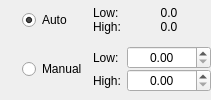
            <widget class="QWidget" name="widget_20" native="true">
             <layout class="QHBoxLayout" name="horizontalLayout_4">
              <property name="leftMargin">
               <number>0</number>
              </property>
              <property name="topMargin">
               <number>0</number>
              </property>
              <property name="rightMargin">
               <number>0</number>
              </property>
              <property name="bottomMargin">
               <number>0</number>
              </property>
              <item>
               <spacer name="horizontalSpacer_15">
                <property name="orientation">
                 <enum>Qt::Horizontal</enum>
                </property>
                <property name="sizeType">
                 <enum>QSizePolicy::Expanding</enum>
                </property>
                <property name="sizeHint" stdset="0">
                 <size>
                  <width>0</width>
                  <height>20</height>
                 </size>
                </property>
               </spacer>
              </item>
              <item>
               <widget class="QWidget" name="depthAutoManualWidget" native="true">
                <layout class="QGridLayout" name="gridLayout_4">
                 <property name="leftMargin">
                  <number>0</number>
                 </property>
                 <property name="topMargin">
                  <number>0</number>
                 </property>
                 <property name="rightMargin">
                  <number>0</number>
                 </property>
                 <property name="bottomMargin">
                  <number>0</number>
                 </property>
                 <item row="0" column="2">
                  <widget class="QWidget" name="depthAutoWidget" native="true">
                   <layout class="QGridLayout" name="gridLayout_7">
                    <property name="leftMargin">
                     <number>0</number>
                    </property>
                    <property name="topMargin">
                     <number>0</number>
                    </property>
                    <property name="rightMargin">
                     <number>0</number>
                    </property>
                    <property name="bottomMargin">
                     <number>0</number>
                    </property>
                    <property name="verticalSpacing">
                     <number>0</number>
                    </property>
                    <item row="1" column="1">
                     <widget class="QLabel" name="highDepthAutoValueLabel2">
                      <property name="sizePolicy">
                       <sizepolicy hsizetype="Expanding" vsizetype="Preferred">
                        <horstretch>0</horstretch>
                        <verstretch>0</verstretch>
                       </sizepolicy>
                      </property>
                      <property name="text">
                       <string>0.0</string>
                      </property>
                      <property name="alignment">
                       <set>Qt::AlignCenter</set>
                      </property>
                     </widget>
                    </item>
                    <item row="0" column="1">
                     <widget class="QLabel" name="lowDepthAutoValueLabel2">
                      <property name="sizePolicy">
                       <sizepolicy hsizetype="Expanding" vsizetype="Preferred">
                        <horstretch>0</horstretch>
                        <verstretch>0</verstretch>
                       </sizepolicy>
                      </property>
                      <property name="text">
                       <string>0.0</string>
                      </property>
                      <property name="alignment">
                       <set>Qt::AlignCenter</set>
                      </property>
                     </widget>
                    </item>
                    <item row="1" column="0">
                     <widget class="QLabel" name="highDepthAutoValueLabel1">
                      <property name="sizePolicy">
                       <sizepolicy hsizetype="Minimum" vsizetype="Preferred">
                        <horstretch>0</horstretch>
                        <verstretch>0</verstretch>
                       </sizepolicy>
                      </property>
                      <property name="text">
                       <string>High:</string>
                      </property>
                     </widget>
                    </item>
                    <item row="0" column="0">
                     <widget class="QLabel" name="lowDepthAutoValueLabel1">
                      <property name="sizePolicy">
                       <sizepolicy hsizetype="Minimum" vsizetype="Preferred">
                        <horstretch>0</horstretch>
                        <verstretch>0</verstretch>
                       </sizepolicy>
                      </property>
                      <property name="text">
                       <string>Low:</string>
                      </property>
                     </widget>
                    </item>
                   </layout>
                  </widget>
                 </item>
                 <item row="2" column="2">
                  <widget class="QWidget" name="depthManualWidget" native="true">
                   <layout class="QGridLayout" name="gridLayout_8">
                    <property name="leftMargin">
                     <number>0</number>
                    </property>
                    <property name="topMargin">
                     <number>0</number>
                    </property>
                    <property name="rightMargin">
                     <number>0</number>
                    </property>
                    <property name="bottomMargin">
                     <number>0</number>
                    </property>
                    <property name="verticalSpacing">
                     <number>0</number>
                    </property>
                    <item row="0" column="1">
                     <widget class="QDoubleSpinBox" name="lowDepthValueSpinBox">
                      <property name="focusPolicy">
                       <enum>Qt::StrongFocus</enum>
                      </property>
                      <property name="alignment">
                       <set>Qt::AlignCenter</set>
                      </property>
                      <property name="maximum">
                       <double>1000000.000000000000000</double>
                      </property>
                      <property name="singleStep">
                       <double>1.000000000000000</double>
                      </property>
                     </widget>
                    </item>
                    <item row="1" column="1">
                     <widget class="QDoubleSpinBox" name="highDepthValueSpinBox">
                      <property name="focusPolicy">
                       <enum>Qt::StrongFocus</enum>
                      </property>
                      <property name="alignment">
                       <set>Qt::AlignCenter</set>
                      </property>
                      <property name="maximum">
                       <double>1000000.000000000000000</double>
                      </property>
                      <property name="singleStep">
                       <double>1.000000000000000</double>
                      </property>
                     </widget>
                    </item>
                    <item row="1" column="0">
                     <widget class="QLabel" name="highDepthValueLabel">
                      <property name="text">
                       <string>High:</string>
                      </property>
                     </widget>
                    </item>
                    <item row="0" column="0">
                     <widget class="QLabel" name="lowDepthValueLabel">
                      <property name="text">
                       <string>Low:</string>
                      </property>
                     </widget>
                    </item>
                   </layout>
                  </widget>
                 </item>
                 <item row="0" column="1">
                  <widget class="QRadioButton" name="depthValueAutoRadioButton">
                   <property name="focusPolicy">
                    <enum>Qt::StrongFocus</enum>
                   </property>
                   <property name="text">
                    <string>Auto</string>
                   </property>
                   <property name="checked">
                    <bool>true</bool>
                   </property>
                  </widget>
                 </item>
                 <item row="2" column="1">
                  <widget class="QRadioButton" name="depthValueManualRadioButton">
                   <property name="focusPolicy">
                    <enum>Qt::StrongFocus</enum>
                   </property>
                   <property name="text">
                    <string>Manual</string>
                   </property>
                  </widget>
                 </item>
                 <item row="0" column="0">
                  <widget class="InfoTextWidget" name="depthAutoValuesInfoText" native="true">
                   <property name="sizePolicy">
                    <sizepolicy hsizetype="Fixed" vsizetype="Fixed">
                     <horstretch>0</horstretch>
                     <verstretch>0</verstretch>
                    </sizepolicy>
                   </property>
                   <property name="minimumSize">
                    <size>
                     <width>16</width>
                     <height>16</height>
                    </size>
                   </property>
                   <property name="toolTip">
                    <string>When set to 'Auto', the low depth value is set to the first quartile and the high depth value is set to the third quartile.</string>
                   </property>
                  </widget>
                 </item>
                 <item row="2" column="0">
                  <widget class="InfoTextWidget" name="depthManualValuesInfoText" native="true">
                   <property name="sizePolicy">
                    <sizepolicy hsizetype="Fixed" vsizetype="Fixed">
                     <horstretch>0</horstretch>
                     <verstretch>0</verstretch>
                    </sizepolicy>
                   </property>
                   <property name="minimumSize">
                    <size>
                     <width>16</width>
                     <height>16</height>
                    </size>
                   </property>
                   <property name="toolTip">
                    <string>When set to 'Manual', you can specify the values used for depth colouring.</string>
                   </property>
                  </widget>
                 </item>
                </layout>
               </widget>
              </item>
              <item>
               <spacer name="horizontalSpacer_16">
                <property name="orientation">
                 <enum>Qt::Horizontal</enum>
                </property>
                <property name="sizeType">
                 <enum>QSizePolicy::Expanding</enum>
                </property>
                <property name="sizeHint" stdset="0">
                 <size>
                  <width>0</width>
                  <height>20</height>
                 </size>
                </property>
               </spacer>
              </item>
             </layout>
            </widget>
